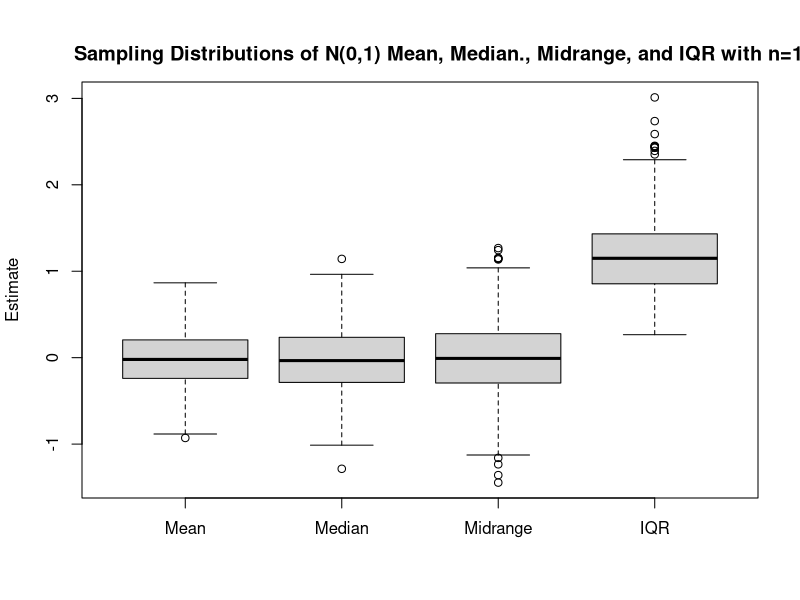
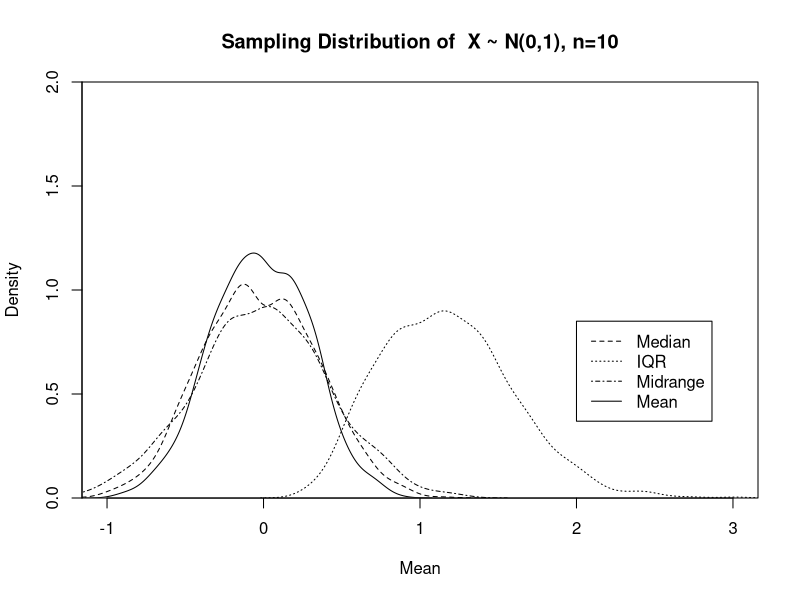
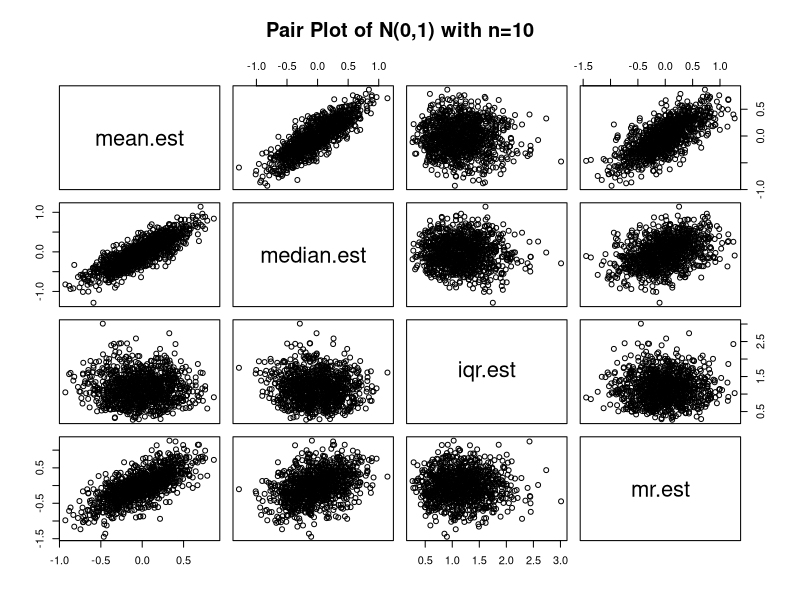
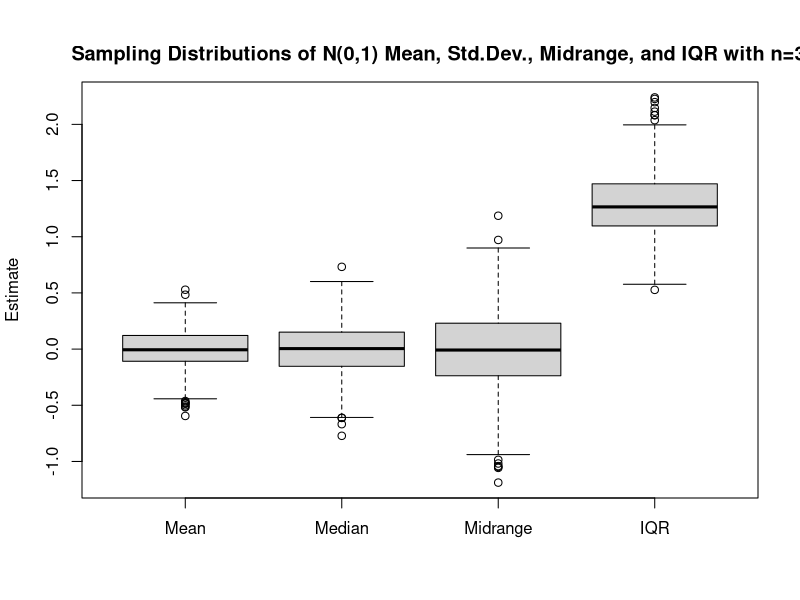
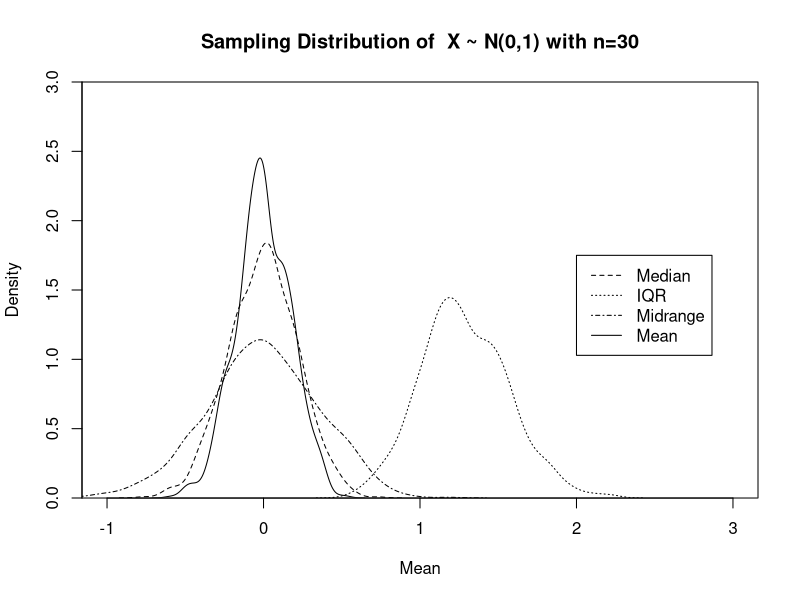
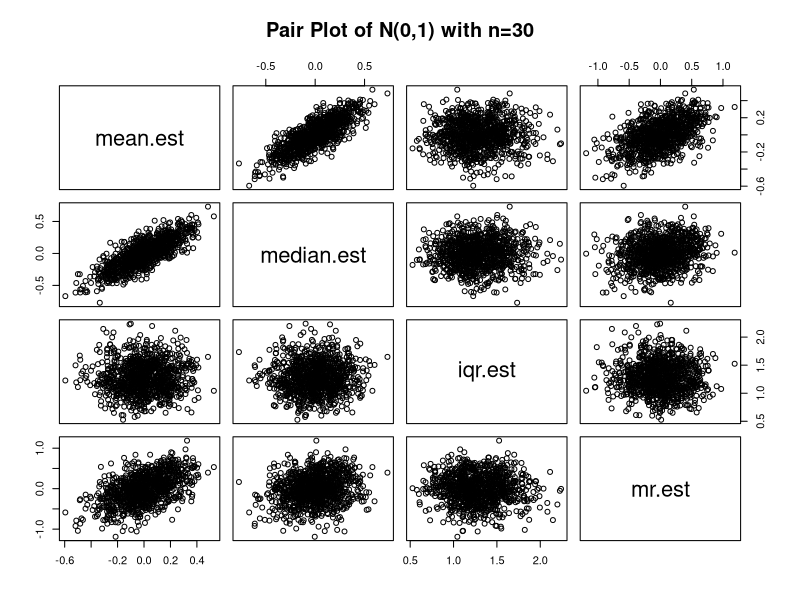
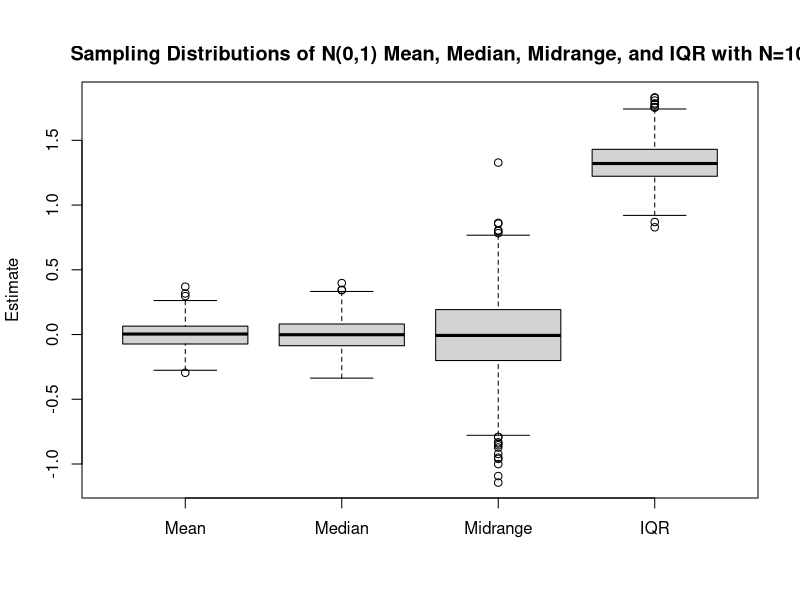
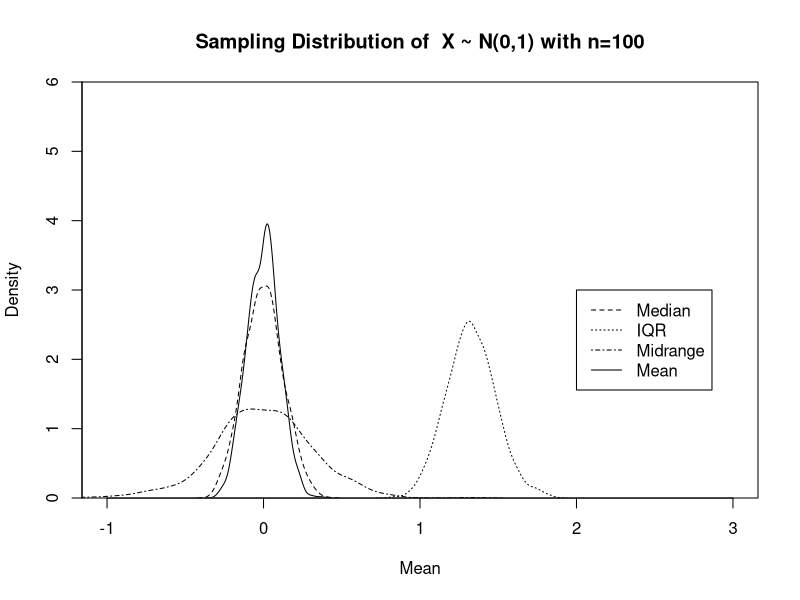

Recreate these plots in R, in order.


# Normal Distribution Simulations
norm.dist = function( n ) {
  m= 1000
  sd.est = c(); iqr.est = c(); mean.est = c(); mr.est =c(); median.est =c();
  for(i in 1:m) {
    x = rnorm(n)
    iqr.est[i] = IQR(x)
    mr.est[i] = (max(x)+min(x))/2
    mean.est [i] = mean(x)
    median.est[i] = median(x)
  }
  cat ("MEANS: ", "Mean =", mean(mean.est),"Median = ", mean(median.est), "Midrange =", mean(mr.est), "IQR = ", mean(iqr.est))
  cat (" STANDARD DEVIATIONS: ", "Mean =", sd(mean.est),"Median = ", sd(median.est), "Midrange =", sd(mr.est), "IQR = ", sd(iqr.est))
  cat (" MEDIANS: ", "Mean =", median(mean.est),"Median = ", median(median.est), "Midrange =", median(mr.est), "IQR = ", median(iqr.est))
  
  data.frame(mean.est, median.est, iqr.est, mr.est)
  
}

par (mfrow = c(1,1))
norm.10 = norm.dist(10)
attach(norm.10)
boxplot(mean.est, median.est, mr.est, iqr.est, names = c("Mean", "Median", "Midrange", "IQR"), ylab = "Estimate", main = "
        Sampling Distributions of N(0,1) Mean, Median., Midrange, and IQR with n=10")

plot(density(mean.est), xlim=range(-1:3), xlab = "Mean", yaxs =
       "i", ylim= range(0:2.5), main = "Sampling Distribution of  X ~ N(0,1), n=10")

lines(density(median.est), lty = 2)
lines(density(iqr.est), lty = 3)
lines(density(mr.est), lty = 4)
legend(2.0, .85, c("Median","IQR","Midrange", "Mean"), lty = c(2, 3, 4, 1))

pairs (norm.10, main = "Pair Plot of N(0,1) with n=10")
detach(norm.10)

par (mfrow = c(1,1))
norm.30 = norm.dist(30)
attach(norm.30)
boxplot(mean.est, median.est, mr.est, iqr.est, names = c("Mean", "Median", "Midrange", "IQR"), ylab = "Estimate", main = "
        Sampling Distributions of N(0,1) Mean, Std.Dev., Midrange, and IQR with n=30")

plot(density(mean.est), xlim=range(-1:3), xlab = "Mean", yaxs =
       "i", ylim= range(0:3), main = "Sampling Distribution of  X ~ N(0,1) with n=30")

lines(density(median.est), lty = 2)
lines(density(iqr.est), lty = 3)
lines(density(mr.est), lty = 4)
legend(2.0, 1.75, c("Median","IQR","Midrange", "Mean"), lty = c(2, 3, 4, 1))

pairs (norm.30, main = "Pair Plot of N(0,1) with n=30")
detach(norm.30)

par (mfrow = c(1,1))
norm.100 = norm.dist(100)
attach(norm.100)
boxplot(mean.est, median.est, mr.est, iqr.est, names = c("Mean", "Median", "Midrange", "IQR"), ylab = "Estimate", main = "
        Sampling Distributions of N(0,1) Mean, Median, Midrange, and IQR with N=100")

plot(density(mean.est), xlim=range(-1:3), xlab = "Mean", yaxs =
       "i",ylim= range(0:6), main = "Sampling Distribution of  X ~ N(0,1) with n=100")

lines(density(median.est), lty = 2)
lines(density(iqr.est), lty = 3)
lines(density(mr.est), lty = 4)
legend(2.0, 3, c("Median","IQR","Midrange", "Mean"), lty = c(2, 3, 4, 1))

pairs (norm.100, main = "Pair Plot of  X ~ N(0,1) with n=100")
detach(norm.100)

#Uniform Distribution Simulations
unif.dist = function( n ) {
  m= 1000
  sd.est = c(); iqr.est = c(); mean.est = c(); mr.est =c(); median.est =c();
  for(i in 1:m) {
    x = runif(n, 0, 1)
    iqr.est[i] = IQR(x)
    mr.est[i] = (max(x)+min(x))/2
    mean.est [i] = mean(x)
    median.est[i] = median(x)
  }
  cat ("MEANS: ", "Mean =", mean(mean.est),"Median = ", mean(median.est), "Midrange =", mean(mr.est), "IQR = ", mean(iqr.est))
  cat (" STANDARD DEVIATIONS: ", "Mean =", sd(mean.est),"Median = ", sd(median.est), "Midrange =", sd(mr.est), "IQR = ", sd(iqr.est))
  cat (" MEDIANS: ", "Mean =", median(mean.est),"Median = ", median(median.est), "Midrange =", median(mr.est), "IQR = ", median(iqr.est))
  
  data.frame(mean.est, median.est, iqr.est, mr.est)
}

par (mfrow = c(1,1))
n=10
unif.10 = unif.dist(n)
attach(unif.10)
boxplot(mean.est, median.est, mr.est, iqr.est, names = c("Mean", "Median", "Midrange", "IQR"), ylab = "Estimate", main = "
        Sampling Distributions of Mean, Median, Midrange, and IQR n=10")

plot(density(mean.est), xlim=range(0:1.5), xlab = "Mean", yaxs =
       "i", ylim= range(0:n), main = "Sampling Distribution of  X ~ Unif(0,1) n=10")

lines(density(median.est), lty = 2)
lines(density(iqr.est), lty = 3)
lines(density(mr.est), lty = 4)
legend(.7, (n-2), c("Median","IQR","Midrange", "Mean"), lty = c(2, 3, 4, 1))

pairs (unif.10, main = "Pair Plot of of  X ~ Unif(0,1) n=10")
detach(unif.10)

par (mfrow = c(1,1))
n=30
unif.30 = unif.dist(n)
attach(unif.30)
boxplot(mean.est, median.est, mr.est, iqr.est, names = c("Mean", "Median", "Midrange", "IQR"), ylab = "Estimate", main = "
        Sampling Distributions of Mean, Median., Midrange, and IQR n=30")

plot(density(mean.est), xlim=range(0:1.5), xlab = "Mean", yaxs =
       "i", ylim= range(0:n), main = "Sampling Distribution of  X ~ Unif(0,1) n=30")

lines(density(median.est), lty = 2)
lines(density(iqr.est), lty = 3)
lines(density(mr.est), lty = 4)
legend(.7, (n-2), c("Median","IQR","Midrange", "Mean"), lty = c(2, 3, 4, 1))

pairs (unif.30, main = "Pair Plot of of  X ~ Unif(0,1) n=30")
detach(unif.30)

par (mfrow = c(1,1))
n=100
unif.100 = unif.dist(n)
attach(unif.100)
boxplot(mean.est, median.est, mr.est, iqr.est, names = c("Mean", "Median", "Midrange", "IQR"), ylab = "Estimate", main = "
        Sampling Distributions of Mean, Median, Midrange, and IQR n=100")

plot(density(mean.est), xlim=range(0:1.5), xlab = "Mean", yaxs =
       "i", ylim= range(0:80), main = "Sampling Distribution of  X ~ Unif(0,1) n=100")

lines(density(median.est), lty = 2)
lines(density(iqr.est), lty = 3)
lines(density(mr.est), lty = 4)
legend(.7, 76, c("Median","IQR","Midrange", "Mean"), lty = c(2, 3, 4, 1))

pairs (unif.100, main = "Pair Plot of of  X ~ Unif(0,1) n=100")
detach(unif.100)

#Exponential Distribution Simulations

exp.dist = function( n ) {
  m= 1000
  sd.est = c(); iqr.est = c(); mean.est = c(); mr.est =c(); median.est =c();
  for(i in 1:m) {
    x = rexp(n, 1)
    iqr.est[i] = IQR(x)
    mr.est[i] = (max(x)+min(x))/2
    mean.est [i] = mean(x)
    median.est[i] = median(x)
  }
  cat ("MEANS: ", "Mean =", mean(mean.est),"Median = ", mean(median.est), "Midrange =", mean(mr.est), "IQR = ", mean(iqr.est))
  cat (" STANDARD DEVIATIONS: ", "Mean =", sd(mean.est),"Median = ", sd(median.est), "Midrange =", sd(mr.est), "IQR = ", sd(iqr.est))
  cat (" MEDIANS: ", "Mean =", median(mean.est),"Median = ", median(median.est), "Midrange =", median(mr.est), "IQR = ", median(iqr.est))
  data.frame(mean.est, median.est, iqr.est, mr.est)
}

par (mfrow = c(1,1))
n=10
exp.10 = exp.dist(n)
attach(exp.10)
boxplot(mean.est, median.est, mr.est, iqr.est, names = c("Mean", "Median", "Midrange", "IQR"), ylab = "Estimate", main = "
        Sampling Distributions of Mean, Median., Midrange, and IQR n =10")

plot(density(mean.est), xlim=range(0:2), xlab = "Mean", yaxs =
       "i", ylim= range(0:n), main = "Sampling Distribution of  X ~ Exp(1) n=10")

lines(density(median.est), lty = 2)
lines(density(iqr.est), lty = 3)
lines(density(mr.est), lty = 4)
legend(.7, (n-2), c("Median","IQR","Midrange", "Mean"), lty = c(2, 3, 4, 1))

pairs (exp.10, main ="Pair Plot of of  X ~ Exp(1) n=10")
detach(exp.10)

par (mfrow = c(1,1))
n=30
exp.30 = exp.dist(n)
attach(exp.30)
boxplot(mean.est, median.est, mr.est, iqr.est, names = c("Mean", "Median", "Midrange", "IQR"), ylab = "Estimate", main = "
        Sampling Distributions of Mean, Median., Midrange, and IQR n =30")

plot(density(mean.est), xlim=range(0:4), xlab = "Mean", yaxs =
       "i", ylim= range(0:10), main = "Sampling Distribution of  X ~ Exp(1) n =30 ")

lines(density(median.est), lty = 2)
lines(density(iqr.est), lty = 3)
lines(density(mr.est), lty = 4)
legend(.7, 8, c("Median","IQR","Midrange", "Mean"), lty = c(2, 3, 4, 1))

pairs (exp.30, main ="Pair Plot of of  X ~ Exp(1) n=30")
detach(exp.30)

par (mfrow = c(1,1))
n=100
exp.100 = exp.dist(n)
attach(exp.100)
boxplot(mean.est, median.est, mr.est, iqr.est, names = c("Mean", "Median", "Midrange", "IQR"), ylab = "Estimate", main = "
        Sampling Distributions of Mean, Median, Midrange, and IQR n=100")

plot(density(mean.est), xlim=range(0:4), xlab = "Mean", yaxs =
       "i", ylim= range(0:10), main = "Sampling Distribution of  X ~ Exp(1) n=100")

lines(density(median.est), lty = 2)
lines(density(iqr.est), lty = 3)
lines(density(mr.est), lty = 4)
legend(.7, 8, c("Median","IQR","Midrange", "Mean"), lty = c(2, 3, 4, 1))

pairs (exp.100, main ="Pair Plot of of  X ~ Exp(1) n=100")
detach(exp.100)
